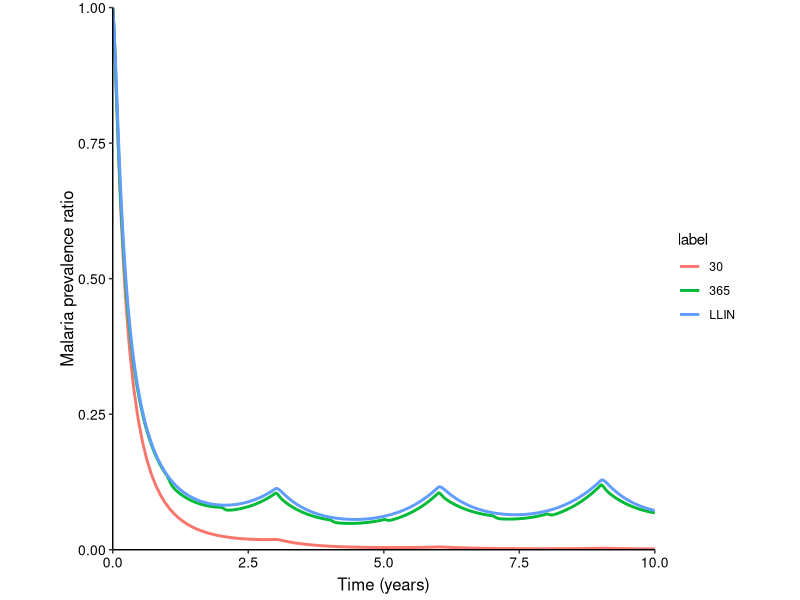

Reproduce this figure in R.
## Reproduces Figure 3a :
# Time course comparison for malaria prevalence
# Assumes p_H = 0.5, m = 20, and livestock treatment + LLINs
# halflife = 5; cmax= 20; period_D = 365 or 365/12
# by Hannah Meredith
# Updated: August 18, 2018

# libraries

# install.packages("pracma")
library("pracma")
# install.packages("deSolve")
library(deSolve)
# install.packages("ggplot2")
library("ggplot2")
# install.packages("readxl")
library(readxl)
library(grid)
library(gridExtra)
library(reshape2)

# baseline (no controls)
baseline <- function(y0, P, m, p_h) {
  P = c(
    P,
    C_n = 0 ,
    C_l = 0 ,
    C_h = 0 ,
    D_death = 10,
    hl_d = .1,
    m = m,
    p_h = p_h
  )
  
  step = 1
  
  t = seq(0, P[13] + P[14], by = step) #duration of simulation = t_ss + treatment period
  
  base <-
    rk(
      y = y0,
      times = t,
      func = biting2,
      parms = P,
      method = "ode45",
      atol = 1e-10,
      rtol = 1e-10
    )
  
  total_infected_h <- base[, 3] + base[, 5]
  time <- base [, 1]
  baseline <- list(time, total_infected_h)
  
}

# bednets alone
nets <- function(y0, P, m, p_h) {
  P = c(
    P,
    C_n = 1 * 0.75 ,
    C_l = 0 ,
    C_h = 0 ,
    D_death = 10,
    hl_d = .1,
    dose = 1,
    # to visualize
    period_D = 365,
    # to visualize
    m = m,
    p_h = p_h
  )
  
  nets <- dosing(y0, P)
}

# Dosing function

dosing <- function(y0, P) {
  # Initialize time window to achieve steady state and run ODEs
  # Establish overall matrix for collecting timecourses
  t_steadyState <- as.vector(P[13])
  treatment_pd <- as.vector(P[14])
  step <- 1
  times = seq(0, t_steadyState, by = step)
  out <-
    rk(
      y = y0,
      times = times,
      func = biting2,
      parms = P,
      method = "ode45",
      atol = 1e-10,
      rtol = 1e-10
    )
  overall <- out
  
  # After system reaches steady state, introduce control methods
  period_N <- P[16]
  net <- P[17]
  dose <- P[28]
  period_D <- P[29]
  
  # Define new time windows. These start and end times for nets and drug dosing
  # will determine the order of subsequent doses
  t_startD = as.vector(tail(overall[, 1], n = 1))
  t_endD = as.vector(tail(overall[, 1], n = 1) + period_D)
  t_startN = as.vector(tail(overall[, 1], n = 1))
  t_endN = as.vector(tail(overall[, 1], n = 1) + period_N)
  
  # Update initial conditions for next ODE solver. Add first nets and drug
  y0 <- c(
    E_h = as.vector(tail(overall[, 2], n = 1)),
    I_h = as.vector(tail(overall[, 3], n = 1)),
    R_h = as.vector(tail(overall[, 4], n = 1)),
    A_h = as.vector(tail(overall[, 5], n = 1)),
    E_m = as.vector(tail(overall[, 6], n = 1)),
    I_m = as.vector(tail(overall[, 7], n = 1)),
    D_l = as.vector(tail(overall[, 8], n = 1) + dose),
    D_h = as.vector(tail(overall[, 9], n = 1) + dose),
    N = as.vector(net)
  )
  out <-
    rk(
      y = y0,
      times = seq(t_startD, t_endD, by = step),
      func = biting2,
      parms = P,
      method = "ode45",
      atol = 1e-10,
      rtol = 1e-10
    )
  
  #Add new times to overall timecourse matrix
  overall <- rbind(overall, out)
  
  # Update timers
  t_startD = as.vector(tail(overall[, 1], n = 1))
  t_endD = as.vector(tail(overall[, 1], n = 1) + period_D)
  t_startN = as.vector(t_startN + period_N)
  t_endN = as.vector(t_startN + period_N)
  
  # Update counters
  doseNum = 1
  netNum = 1
  toggle = 0
  
  # Run simulation for set treatment period (here, 10 years starting after steady state)
  while (tail(overall[, 1], n = 1) < t_steadyState + treatment_pd &
         toggle == 0) {
    # Ensures simulation cuts off at 10 years
    if (t_endD >= t_steadyState + treatment_pd) {
      t_endD = t_steadyState + treatment_pd
      t_endN = t_steadyState + treatment_pd
      toggle = 1
    }
    
    # if Drugs and nets have same start time, add new doses to both control strategies
    if (abs(t_startD - t_startN) < 1) {
      y0 <- c(
        E_h = as.vector(tail(overall[, 2], n = 1)),
        I_h = as.vector(tail(overall[, 3], n = 1)),
        R_h = as.vector(tail(overall[, 4], n = 1)),
        A_h = as.vector(tail(overall[, 5], n = 1)),
        E_m = as.vector(tail(overall[, 6], n = 1)),
        I_m = as.vector(tail(overall[, 7], n = 1)),
        D_l = as.vector(tail(overall[, 8], n = 1) + dose),
        D_h = as.vector(tail(overall[, 9], n = 1) + dose),
        N = as.vector(net)
      )
      out <-
        rk(
          y = y0,
          times = seq(t_startD, t_endD, by = step),
          func = biting2,
          parms = P,
          method = "ode45",
          atol = 1e-10,
          rtol = 1e-10
        )
      overall <- rbind(overall, out)
      t_startD = as.vector(tail(overall[, 1], n = 1))
      t_endD = as.vector(tail(overall[, 1], n = 1) + period_D)
      t_startN = as.vector(t_startN + period_N)
      t_endN = as.vector(t_startN + period_N)
      netNum = netNum + 1
      doseNum = doseNum + 1
      
      # print(c(t_startD, t_endD, t_startN, t_endN))
      
    }
    # if the drug's start and end time occur before the start of a new net,
    # then add another dose and update drug timers
    else if (t_startD < t_startN & t_endD < t_startN) {
      y0 <- c(
        E_h = as.vector(tail(overall[, 2], n = 1)),
        I_h = as.vector(tail(overall[, 3], n = 1)),
        R_h = as.vector(tail(overall[, 4], n = 1)),
        A_h = as.vector(tail(overall[, 5], n = 1)),
        E_m = as.vector(tail(overall[, 6], n = 1)),
        I_m = as.vector(tail(overall[, 7], n = 1)),
        D_l = as.vector(tail(overall[, 8], n = 1) + dose),
        D_h = as.vector(tail(overall[, 9], n = 1) + dose),
        N = as.vector(tail(overall[, 10], n = 1))
      )
      out <-
        rk(
          y = y0,
          times = seq(t_startD, t_endD, by = step),
          func = biting2,
          parms = P,
          method = "ode45",
          atol = 1e-10,
          rtol = 1e-10
        )
      overall <- rbind(overall, out)
      t_startD = as.vector(tail(overall[, 1], n = 1))
      t_endD = as.vector(tail(overall[, 1], n = 1) + period_D)
      doseNum = doseNum + 1
      
      # print(c(t_startD, t_endD, t_startN, t_endN))
    }
    # if the next drug is dosed before the next net, but the net needs to be dosed
    # during the next drug's time window, add a new dose of drug and pause simulation
    # when new net needs to be added
    else if (t_startD < t_startN & t_endD >= t_startN) {
      y0 <- c(
        E_h = as.vector(tail(overall[, 2], n = 1)),
        I_h = as.vector(tail(overall[, 3], n = 1)),
        R_h = as.vector(tail(overall[, 4], n = 1)),
        A_h = as.vector(tail(overall[, 5], n = 1)),
        E_m = as.vector(tail(overall[, 6], n = 1)),
        I_m = as.vector(tail(overall[, 7], n = 1)),
        D_l = as.vector(tail(overall[, 8], n = 1) + dose),
        D_h = as.vector(tail(overall[, 9], n = 1) + dose),
        N = as.vector(tail(overall[, 10], n = 1))
      )
      out <-
        rk(
          y = y0,
          times = seq(t_startD, t_startN, by = step),
          func = biting2,
          parms = P,
          method = "ode45",
          atol = 1e-10,
          rtol = 1e-10
        )
      overall <- rbind(overall, out)
      t_startD = as.vector(t_endD)
      t_endD = as.vector(t_endD + period_D)
      t_startN = as.vector(tail(overall[, 1], n = 1))
      t_endN = as.vector(tail(overall[, 1], n = 1) + period_N)
      doseNum = doseNum + 1
      
      # print(c(t_startD, t_endD, t_startN, t_endN))
    }
    # if the nets need to be replaced before a new dose is added, add a new net and run simulation
    # until new drug needs to be added. Then add new drug and let simulation run until end of that
    # dose
    
    else if (t_startN < t_startD) {
      y0 <- c(
        E_h = as.vector(tail(overall[, 2], n = 1)),
        I_h = as.vector(tail(overall[, 3], n = 1)),
        R_h = as.vector(tail(overall[, 4], n = 1)),
        A_h = as.vector(tail(overall[, 5], n = 1)),
        E_m = as.vector(tail(overall[, 6], n = 1)),
        I_m = as.vector(tail(overall[, 7], n = 1)),
        D_l = as.vector(tail(overall[, 8], n = 1)),
        D_h = as.vector(tail(overall[, 9], n = 1)),
        N = as.vector(net)
      )
      out <-
        rk(
          y = y0,
          times = seq(t_startN, t_startD, by = step),
          func = biting2,
          parms = P,
          method = "ode45",
          atol = 1e-10,
          rtol = 1e-10
        )
      overall <- rbind(overall, out)
      netNum = netNum + 1
      t_startN = as.vector(t_startN + period_N)
      t_endN = as.vector(t_startN + period_N)
      
      # print(c(t_startD, t_endD, t_startN, t_endN))
      
      y0 <- c(
        E_h = as.vector(tail(overall[, 2], n = 1)),
        I_h = as.vector(tail(overall[, 3], n = 1)),
        R_h = as.vector(tail(overall[, 4], n = 1)),
        A_h = as.vector(tail(overall[, 5], n = 1)),
        E_m = as.vector(tail(overall[, 6], n = 1)),
        I_m = as.vector(tail(overall[, 7], n = 1)),
        D_l = as.vector(tail(overall[, 8], n = 1) + dose),
        D_h = as.vector(tail(overall[, 9], n = 1) + dose),
        N = as.vector(tail(overall[, 10], n = 1))
      )
      out <-
        rk(
          y = y0,
          times = seq(t_startD, t_endD, by = step),
          func = biting2,
          parms = P,
          method = "ode45",
          atol = 1e-10,
          rtol = 1e-10
        )
      overall <- rbind(overall, out)
      doseNum = doseNum + 1
      t_startD = as.vector(tail(overall[, 1], n = 1))
      t_endD = as.vector(tail(overall[, 1], n = 1) + period_D)
      
      # print(c(t_startD, t_endD, t_startN, t_endN))
    }
    
  }
  
  TI_h = overall[, 3] + overall[, 5]
  overall_TI_h <- cbind(overall, TI_h)
  overall_TI_h.df <- as.data.frame(overall_TI_h)
  #
  ggplot(overall_TI_h.df, aes(x = time)) +
    geom_line(aes(y = TI_h, colour = "Total infected")) +
    geom_line(aes(y = E_h, colour = "Exposed")) +
    geom_line(aes(y = I_h, colour = "Infected")) +
    geom_line(aes(y = R_h, colour = "Recovered")) +
    geom_line(aes(y = A_h, colour = "Asymptomatically Infected")) +
    ylab(label = "% Human hosts") +
    xlab(label = "Time") +
    coord_cartesian(xlim = c(0, 5000), ylim = c(0, 0.6))
  #
  ggplot(overall_TI_h.df, aes(x = time)) +
    geom_line(aes(y = D_l, colour = "Drug")) +
    # geom_line(aes(y = N, colour = "Net")) +
    ylab(label = "Drug") +
    xlab(label = "Time") +
    coord_cartesian(xlim = c(0, 5000), ylim = c(0, 10))
  
  total_infected_h <- overall[, 3] + overall[, 5]
  time <- overall [, 1]
  dosing <- list(time, total_infected_h, overall[, 10])
}

# ODEs for malaria transmission with control methods (LLINs and Systemic insecticides)
biting2 <- function(t, y, parms) {
  with(as.list(c(parms, y)), {
    k_n = log(2) / hl_n
    k_d = log(2) / hl_d
    
    
    # EQs and ODEs
    b_h <-
      a * b * (1 - C_n * N ^ hill_n / (N ^ hill_n + N_death ^ hill_n))
    b_m <-
      a * c * (1 - C_n * N ^ hill_n / (N ^ hill_n + N_death ^ hill_n))
    mu_2c <-
      mu_2 + 1 / 3 * (
        p_h * C_n * N ^ hill_n / (N ^ hill_n + N_death ^ hill_n) * mu_n + (1 - p_h) * C_l * D_l ^
          hill_d / (D_l ^ hill_d + D_death ^ hill_d) *
          mu_d + (p_h) * C_h * D_h ^ hill_d / (D_h ^ hill_d + D_death ^
                                                 hill_d) * mu_d
      )
    
    S_h <- 1 - E_h - I_h - R_h - A_h
    S_m <- 1 - E_m - I_m
    
    dE_h <-
      m * b_h * p_h * S_h * I_m  - (1 / tau_h + r + mu_1) * E_h
    dI_h <- 1 / tau_h * E_h - (r + q1 + mu_1) * I_h
    dR_h <-
      q1 * (I_h + A_h) - (theta * b_h * m * p_h * I_m + q2 + mu_1) * R_h
    dA_h <-
      theta * b_h * m * p_h * I_m * R_h - (q1 + r + mu_1) * A_h
    
    dE_m <-
      b_m * p_h * (I_h + sigma * A_h) * S_m - (1 / tau_m + mu_2c) * E_m
    dI_m <- (1 / tau_m) * E_m - mu_2c * I_m
    dD_l <- -k_d * D_l
    dD_h <- -k_d * D_h
    dN <- -k_n * N
    
    # print(c(t,mu_2c))
    
    res <- c(dE_h, dI_h, dR_h, dA_h, dE_m, dI_m, dD_l, dD_h, dN)
    list(res)
  })
}

# define parameters and  ranges

# Parameters
P <- c(
  a = 0.2,
  b = 0.5,
  c = 0.5,
  r = 0.01,
  mu_1 = 1 / 21900,
  mu_2 = 0.12,
  tau_m = 10,
  tau_h = 21,
  q1 = 1 / 200,
  q2 = 1 / 1000,
  sigma = 0.25,
  theta = 0.5,
  t_ss = 1000,
  treatment_pd = 10 * 365,
  N_death = 0.73,
  period_N = 1095,
  net = 2,
  hl_n = 1906,
  mu_d = 0.6,
  mu_n = 0.1,
  hill_n = 2,
  hill_d = 2
)

period_D_range <- c(365 / 12, 365) # dosing frequencies to compare

# define initial conditions
y0 <- c(
  E_h = 0.01,
  I_h = 0.01,
  R_h = 0.01,
  A_h = 0.01,
  E_m = 0.01,
  I_m = 0.01,
  D_l = 0,
  D_h = 0,
  N = 0
)

#target reduction in malaria prevalence (%)
target <- 10

# calculate number of infected cases without any control methods (baseline)
base <- baseline(y0, P, m = 20, p_h = 0.5)
time_base <- base[[1]]
infected_base <- base[[2]]
infected_base_steadyState <- tail(base[[2]], n = 1)

# calculate number of infected cases with only bed nets
net <- nets(y0, P, m = 20, p_h = 0.5)
time_net <- net[[1]]
infected_net <- net[[2]]
net_dosing <- net[[3]]
net.df <- data.frame(time_net, infected_net)
infected_net_steadyState <- tail(net[[2]], n = 1)
prevalence_ratio_net <-
  infected_net / infected_base_steadyState # used in plotting time courses

x1 <- time_net
y1 <- prevalence_ratio_net

df1 <- data.frame(x1, y1)
df1["label"] <- "LLIN"

# calculate prevalence with bednets and different systemic insecticide treatments
for (i in size(period_D_range, 2):1) {
  P = c(
    P[1:22],
    C_n = 1 * 0.75,
    C_l = 1 * 1,
    C_h = 0 * 1,
    D_death = 7.5,
    hl_d = 5,
    dose = 20,
    period_D = period_D_range[i],
    m = 20,
    p_h = 0.5
  )
  
  # calculate number of infected cases with bednets and systemic insecticides
  # compute the relative prevalence of malaria cases of avoided with addition of SI
  all <- dosing(y0, P)
  time_all <- all[[1]]
  infected_all <- all[[2]]
  net_dosing <- all[[3]]
  
  all.df <- data.frame(time_all, infected_all)
  
  prevalence_ratio_all <-
    infected_all / infected_base_steadyState # used in plotting time courses
  
  x1 <- time_all
  y1 <- prevalence_ratio_all

  df2 <- data.frame(x1,y1)
  df2["label"] <- toString(round(period_D_range[i]))
  df1 <-rbind(df1,df2)
}
df_year<-df1
df_year$x1 <- (df1$x1 - P[13])/365

ggplot(data = df_year) + geom_line(aes(x1, y1, colour = label), size=1) + 
  theme(aspect.ratio = 1) +
  theme(
    panel.grid.major = element_blank(),
    panel.grid.minor = element_blank(),
    panel.background = element_blank(),
    axis.line = element_line(colour = "black")
  ) +
  xlab("Time (years)") +
  theme(
    axis.text.x = element_text(colour = 'black', size = 10),
    axis.title.x = element_text(
      size = 12,
      hjust = 0.5,
      vjust = 0.5
    )
  ) +
  ylab("Malaria prevalence ratio") +
  theme(
    axis.text.y = element_text(colour = 'black', size = 10),
    axis.title.y = element_text(
      size = 12,
      hjust = 0.5,
      vjust = 0.2
    )
  ) +
  coord_cartesian(xlim = c(0, 10), ylim = c(0, 1), expand=FALSE)#+
 # theme(legend.position = "none")
